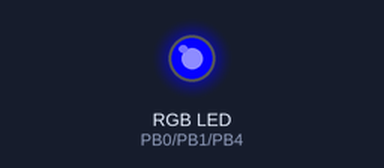
Bench run of a program on a simulated ATtiny85, built with avr-gcc and run on an emulated ATtiny85. Shown: an RGB LED mixed from three pins (HIGH = lit).

Above: at 0.15 s.
At 6.54 s:
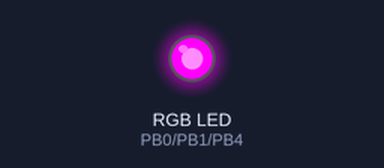
At 9.87 s:
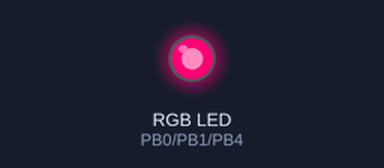
At 19.86 s:
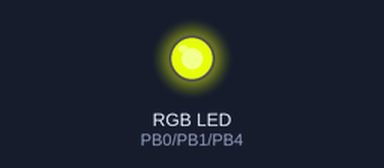
At 29.78 s:
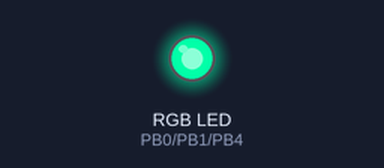
At 39.7 s:
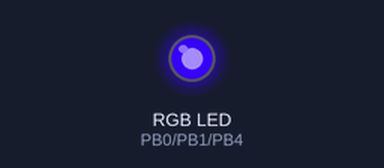
Timing chart, 0 to 40.0 s (numbered marks = the images above):
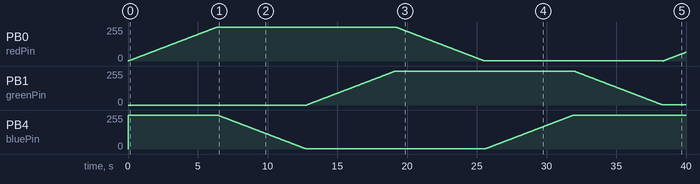

Measured:
- by itself, PB1 (greenPin): rises from 0/255 to 255/255 in 19.1 s, then falls to 1/255 in 6.4 s

The program:

main.cpp
```cpp
#include <Arduino.h>

/*
    This is based on this tutorial: https://www.electroschematics.com/attiny85-pwm-primer-tutorial-using-arduino/

    USB Serial driver: https://github.com/LilyGO/DigiSpark-ATtiny85-driver-install
      Direct download: https://github.com/LilyGO/DigiSpark-ATtiny85-driver-install/raw/master/Digistump.Drivers.zip

    PWM/ADC pins may differ from labelled - see 'Hardware&Software PWM' here http://digistump.com/wiki/digispark/tricks
*/

int redPin = 0;
int greenPin = 1;
int bluePin = 4;

int redValue = 0;
int greenValue = 0;
int blueValue = 255;

void write_PWM()
{
  analogWrite(redPin, redValue);
  analogWrite(greenPin, greenValue);
  analogWrite(bluePin, blueValue);
  delay(25); // pause for 25 milliseconds
}

void setup()
{
  // put your setup code here, to run once:

  pinMode(redPin, OUTPUT);
  pinMode(greenPin, OUTPUT);
  pinMode(bluePin, OUTPUT);
}

void loop()
{
  // put your main code here, to run repeatedly:

  // Do a pretty little loop thing

  // Fade in red
  for (int i = 0; i < 255; i++)
  {
    redValue = i;
    write_PWM();
  }

  // Fade out blue
  for (int i = 255; i > 0; i--)
  {
    blueValue = i;
    write_PWM();
  }

  // Fade in green
  for (int i = 0; i < 255; i++)
  {
    greenValue = i;
    write_PWM();
  }

  // Fade out red
  for (int i = 255; i > 0; i--)
  {
    redValue = i;
    write_PWM();
  }

  // Fade in blue
  for (int i = 0; i < 255; i++)
  {
    blueValue = i;
    write_PWM();
  }

  // Fade out green
  for (int i = 255; i > 0; i--)
  {
    greenValue = i;
    write_PWM();
  }
}
```
